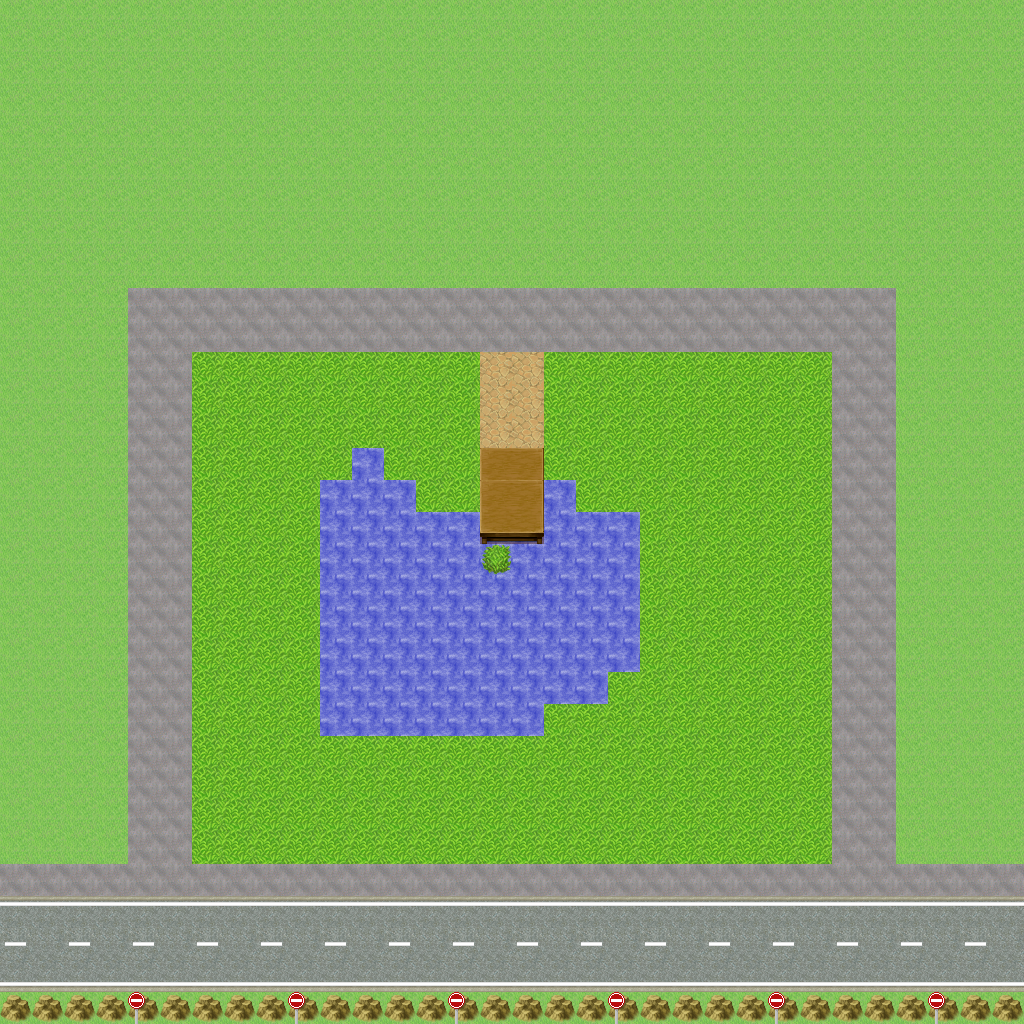

The image is a tile-based game level rendered from a .tmx file. Its description and source (layers, tilesets, objects; grid data summarised) follow:
An orthogonal 32x32 tile map with 32x32 px tiles, 4 tile layers (Background, Foreground, Meta, Foreground2).

<map version="1.0" orientation="orthogonal" width="32" height="32" tilewidth="32" tileheight="32">
 <tileset firstgid="1" name="all_tiles" tilewidth="32" tileheight="32">
  <image source="all_tiles.png" width="512" height="960" />
 </tileset>
 <layer name="Background" width="32" height="32">
  <data>[1024 cells, 1024 non-empty, 4 distinct tile ids]</data>
 </layer>
 <layer name="Foreground" width="32" height="32">
  <data>[1024 cells, 141 non-empty, 11 distinct tile ids]</data>
 </layer>
 <layer name="Meta" width="32" height="32" opacity="0">
  <properties>
   <property name="Collidable" value="True" />
  </properties>
  <data>[1024 cells, 101 non-empty, 1 distinct tile ids]</data>
 </layer>
 <layer name="Foreground2" width="32" height="32">
  <data>[1024 cells, 7 non-empty, 2 distinct tile ids]</data>
 </layer>
</map>